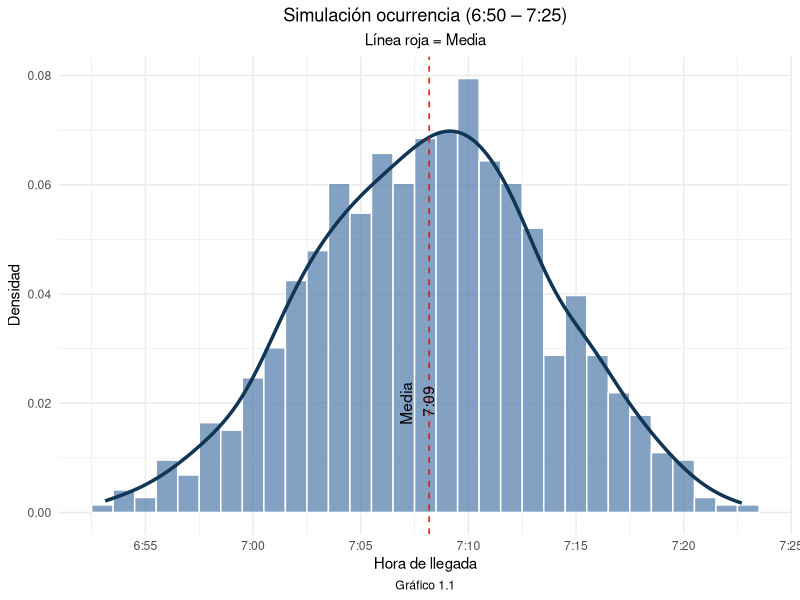
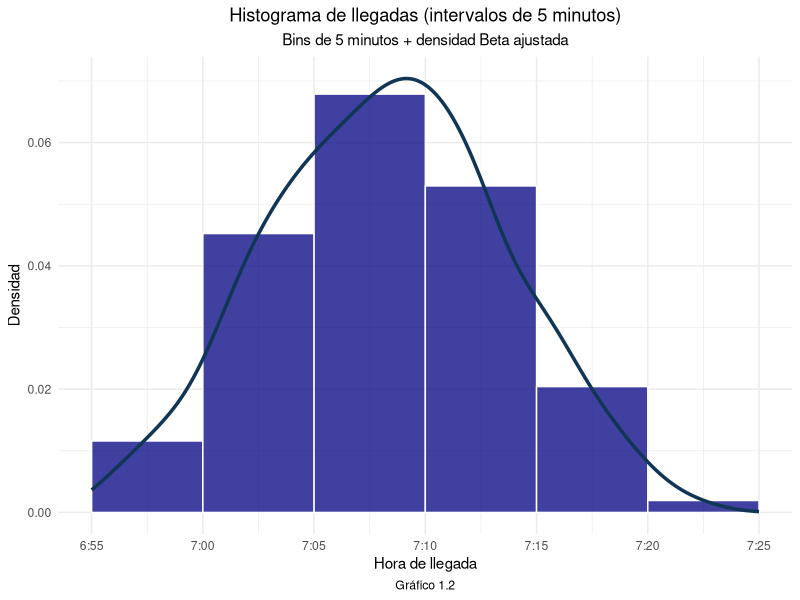
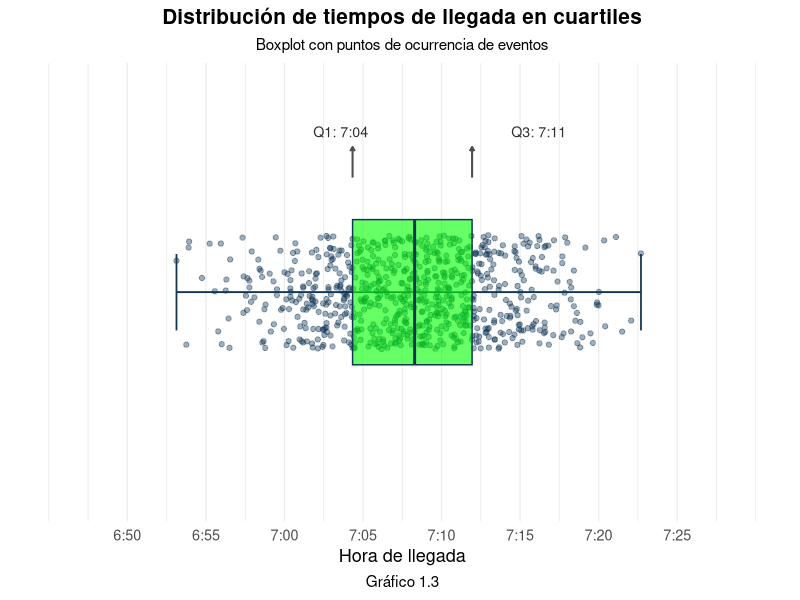

R code for these plots, in order:
## ---- chunk 1
knitr::opts_chunk$set(echo = TRUE)
## ---- chunk 2
library(ggplot2)
library(knitr)
min_llegada <- 50   # 6:50
max_llegada <- 85   # 7:25
rango <- max_llegada - min_llegada

alpha <- 5
beta  <- 4.5

formato_hora <- function(min) {
  sprintf("%d:%02d", floor(min / 60) + 6, floor(min %% 60))
}

## ---- chunk 3
set.seed(123)
n <- 730
minutos <- min_llegada + rbeta(n, alpha, beta) * rango
df <- data.frame(minutos = minutos)

media <- mean(minutos)
moda  <- with(density(minutos), x[which.max(y)])
## ---- chunk 4
ggplot(df, aes(minutos)) +
  geom_histogram(aes(y = ..density..), binwidth = 1,
                 fill = "#4E79A7", color = "white", alpha = .7) +
  geom_density(color = "#113655", linewidth = 1.2) +
  geom_vline(xintercept = media, color = "red", linetype = "dashed") +
  annotate("text", x = moda - 1.5, y = .02,
           label = paste("Media\n", formato_hora(moda)),
           angle = 90) +
  scale_x_continuous(breaks = seq(min_llegada, max_llegada, 5),
                     labels = formato_hora) +
  labs(title = "Simulación ocurrencia (6:50 – 7:25)",
       subtitle = "Línea roja = Media",
       caption = "Gráfico 1.1",
       x = "Hora de llegada", y = "Densidad") +
  theme_minimal() +
  theme(
    plot.title = element_text(hjust = 0.5),
    plot.subtitle = element_text(hjust = 0.5),
    plot.caption = element_text(hjust = 0.5)
  )
## ---- chunk 5
cortes <- seq(55, 85, by = 5)

# Función de probabilidad (ya la tenías)
prob_intervalo <- function(a, b) {
  pbeta((b - min_llegada) / rango, alpha, beta) -
    pbeta((a - min_llegada) / rango, alpha, beta)
}

# Calcular probabilidades
probs <- sapply(seq_along(cortes[-length(cortes)]), function(i) {
  prob_intervalo(cortes[i], cortes[i + 1])
})

# Data frame final
tabla_probs <- data.frame(
  Intervalo = paste0(
    formato_hora(cortes[-length(cortes)]),
    "–",
    formato_hora(cortes[-1])
  ),
  Probabilidad = round(probs * 100, 2)
)

kable(
  tabla_probs,
  col.names = c("Intérvalo", "Probabilidad (%)"),
  align = c("l", "c"),
  caption = "Probabilidad de llegada por intérvalo"
)
## ---- chunk 6
ggplot(df, aes(x = minutos)) +
  geom_histogram(
    breaks = seq(55, 85, by = 5),
    aes(y = ..density..),
    fill = "navy",
    color = "white",
    alpha = 0.75
  ) +
  geom_density(color = "#113655", linewidth = 1.2) +
  scale_x_continuous(
    breaks = seq(55, 85, by = 5),
    labels = formato_hora,
    limits = c(55, 85)
  ) +
  labs(
    title = "Histograma de llegadas (intervalos de 5 minutos)",
    subtitle = "Bins de 5 minutos + densidad Beta ajustada",
    caption = "Gráfico 1.2",
    x = "Hora de llegada",
    y = "Densidad"
  ) +
  theme_minimal() +
   theme(
    plot.title = element_text(hjust = 0.5),
    plot.subtitle = element_text(hjust = 0.5),
    plot.caption = element_text(hjust = 0.5)
  )
## ---- chunk 7
# Definimos la función de hora por si acaso no está en memoria
formato_hora <- function(min) {
  sprintf("%d:%02d", floor(min / 60) + 6, floor(min %% 60))
}

# --- ESTA ES LA LÍNEA QUE FALTABA ---
vals_q <- quantile(df$minutos, probs = c(0.25, 0.50, 0.75))

# 2. GENERAR EL GRÁFICO
ggplot(df, aes(x = "Llegadas", y = minutos)) +
  stat_boxplot(
    geom = "errorbar", 
    width = 0.2,       
    color = "#113655", 
    linewidth = 0.6    
  ) +
  # Capa de puntos (Jitter)
  geom_jitter(
    color = "#113655",   
    alpha = 0.4,         
    width = 0.15,        
    size = 1.5           
  ) +
  # Boxplot
  geom_boxplot(
    fill = "green",
    color = "#113655",
    alpha = 0.6,         
    width = 0.38,
    outlier.shape = NA   
  ) +
  
  # --- ANOTACIONES (Corregidas sin 'round') ---
  annotate("text", x = 1.42, y = vals_q[3] + 2.5,
           label = paste("Q3:", formato_hora(vals_q[3])), 
           color = "#2E2E2E", hjust = 0, size = 3.6) +
  
  annotate("text", x = 1.42, y = vals_q[1] - 2.5,
           label = paste("Q1:", formato_hora(vals_q[1])), 
           color = "#2E2E2E", hjust = 0, size = 3.6) +
  
  # Flechas indicadoras
  annotate("segment", x = 1.30, xend = 1.38, y = vals_q[1], yend = vals_q[1],
           color = "grey30", linewidth = 0.7, arrow = arrow(length = unit(0.12, "cm"))) +
  annotate("segment", x = 1.30, xend = 1.38, y = vals_q[3], yend = vals_q[3],
           color = "grey30", linewidth = 0.7, arrow = arrow(length = unit(0.12, "cm"))) +
  
  # Escala y Estilo
  scale_y_continuous(
    breaks = seq(50, 85, by = 5),
    labels = formato_hora,
    limits = c(45, 90)
  ) +
  
  labs(
    title = "Distribución de tiempos de llegada en cuartiles",
    subtitle = "Boxplot con puntos de ocurrencia de eventos",
    caption = "Gráfico 1.3",
    y = "Hora de llegada",
    x = NULL
  ) +
  
  coord_flip() +
  
  theme_minimal(base_size = 13) +
  theme(
    plot.title    = element_text(face = "bold", hjust = 0.5, size = 15),
    plot.subtitle = element_text(hjust = 0.5, color = "black", size = 11),
    plot.caption = element_text(hjust = 0.5, color = "black", size = 11),
    axis.text.y   = element_blank(),
    axis.ticks.y  = element_blank(),
    axis.title.y  = element_text(size = 12),
    panel.grid.major.y = element_blank(),
    panel.grid.minor.y = element_blank(),
    panel.grid.major.x = element_line(color = "grey92", linewidth = 0.4)
  )
## ---- chunk 8
library(dplyr)
library(knitr)
library(kableExtra)

min_llegada <- 50      # 6:50
max_llegada <- 85      # 7:25
rango <- max_llegada - min_llegada
alpha <- 5
beta <- 4.5

# Función necesaria para ver los cuartiles como horas
formato_hora <- function(min) {
  sprintf("%d:%02d", floor(min / 60) + 6, floor(min %% 60))
}

set.seed(123)
n <- 730
minutos <- min_llegada + rbeta(n, alpha, beta) * rango
df <- data.frame(minutos = minutos)

# Dispersión
sd_minutos <- sd(df$minutos)
var_minutos <- var(df$minutos)
iqr_minutos <- IQR(df$minutos)

# Posición (Cuartiles)
vals_q <- quantile(df$minutos, probs = c(0.25, 0.50, 0.75))

# Forma
mu_temp <- mean(df$minutos)
m3 <- mean((df$minutos - mu_temp)^3)
asimetria <- m3 / (sd_minutos^3)

tabla_datos <- data.frame(
  # Definimos el orden de las categorías
  Categoria = c("Dispersión", "Dispersión", "Dispersión", 
                "Posición", "Posición", "Posición",
                "Forma"),
  
  Metrica = c("Desviación Estándar", "Varianza", "Rango Intercuartil (IQR)",
              "Q1 (25%)", "Mediana (50%)", "Q3 (75%)",
              "Asimetría (Skewness)"),
  
  Valor_Numerico = c(sd_minutos, var_minutos, iqr_minutos, 
                     vals_q[1], vals_q[2], vals_q[3],
                     asimetria)
) %>%
  mutate(
    # Formateo condicional
    Resultado = case_when(
      Categoria == "Posición" ~ formato_hora(Valor_Numerico), # Horas para cuartiles
      Categoria == "Dispersión" ~ paste(sprintf("%.2f", Valor_Numerico), "min"),
      TRUE ~ sprintf("%.4f", Valor_Numerico)
    ),
    # Interpretaciones
    Interpretacion = case_when(
      Metrica == "Desviación Estándar" ~ "Variabilidad promedio",
      Metrica == "Varianza" ~ "Dispersión al cuadrado",
      Metrica == "Rango Intercuartil (IQR)" ~ "Rango del 50% central",
      Metrica == "Q1 (25%)" ~ "25% llega antes de esta hora",
      Metrica == "Mediana (50%)" ~ "Punto medio exacto",
      Metrica == "Q3 (75%)" ~ "75% llega antes de esta hora",
      Metrica == "Asimetría (Skewness)" ~ ifelse(abs(asimetria)<0.1, "Simétrica", "Sesgada"),
      TRUE ~ "-"
    )
  )

# Seleccionamos columnas finales
tabla_visual <- tabla_datos %>%
  dplyr::select(Metrica, Resultado, Interpretacion)

kbl(tabla_visual, 
    booktabs = TRUE, 
    caption = "Estadísticos de Dispersión, Posición y Forma",
    col.names = c("Estadístico", "Valor", "Interpretación"),
    align = c("l", "c", "l")) %>%
  
  kable_styling(latex_options = c("hold_position", "striped"), position = "center") %>%
  
  # GRUPOS (Indices actualizados manualmente)
  # Filas 1-3: Dispersión
  pack_rows("Dispersión", 1, 3, bold = TRUE, hline_after = FALSE) %>%
  # Filas 4-6: Posición (Cuartiles)
  pack_rows("Posición (Cuartiles)", 4, 6, bold = TRUE, hline_after = FALSE) %>%
  # Fila 7: Forma
  pack_rows("Forma", 7, 7, bold = TRUE, hline_after = FALSE)
## ---- chunk 9
library(dplyr)
library(knitr)
library(kableExtra)

# ==========================================
# 1. SIMULACIÓN
# ==========================================
min_llegada <- 50      # 6:50 (Inicio)
max_llegada <- 85      # 7:25 (Fin)
rango <- max_llegada - min_llegada
alpha <- 5
beta <- 4.5

formato_hora <- function(min) {
  sprintf("%d:%02d", floor(min / 60) + 6, floor(min %% 60))
}

set.seed(123)
n <- 730
minutos <- min_llegada + rbeta(n, alpha, beta) * rango
df <- data.frame(minutos = minutos)

# ==========================================
# 2. CÁLCULO DE INTERVALOS DE QUINTILES
# ==========================================
# Obtenemos los cortes: 0% (Min), 20%, 40%, 60%, 80%, 100% (Max)
cortes <- quantile(df$minutos, probs = seq(0, 1, 0.2))

# ==========================================
# 3. CREACIÓN DE LA TABLA DE RANGOS
# ==========================================
tabla_intervalos <- data.frame(
  Quintil = c("1er Quintil (20% más temprano)", 
              "2do Quintil", 
              "3er Quintil (Medio)", 
              "4to Quintil", 
              "5to Quintil (20% más tardío)"),
  
  Rango_Hora = c(
    paste(formato_hora(cortes[1]), "-", formato_hora(cortes[2])),
    paste(formato_hora(cortes[2]), "-", formato_hora(cortes[3])),
    paste(formato_hora(cortes[3]), "-", formato_hora(cortes[4])),
    paste(formato_hora(cortes[4]), "-", formato_hora(cortes[5])),
    paste(formato_hora(cortes[5]), "-", formato_hora(cortes[6]))
  ),
  
  Descripcion = c(
    "Llegadas tempranas (Atípicas)",
    "Llegadas tempranas",
    "Llegadas promedio",
    "Llegadas tardías",
    "Llegadas tardías (Atípicas)"
  )
)

# ==========================================
# 4. VISUALIZACIÓN (Estilo Booktabs)
# ==========================================
kbl(tabla_intervalos, 
    booktabs = TRUE, 
    caption = "Rangos de Hora por Quintil",
    col.names = c("Grupo", "Intervalo de Hora", "Clasificación"),
    align = c("l", "c", "l")) %>%
  
  kable_styling(latex_options = c("hold_position", "striped"), position = "center") %>%
  
  row_spec(0, bold = TRUE) # Negrita solo en el encabezado
